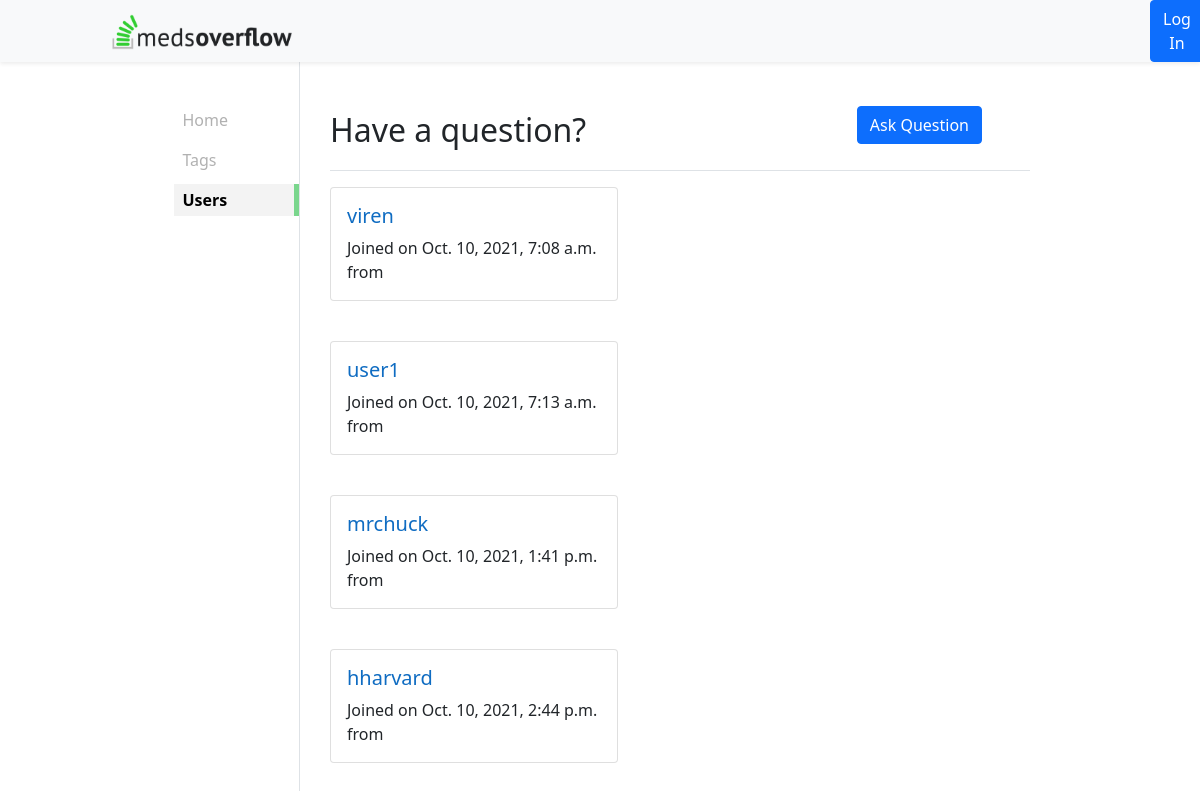
Before: /allusers with the older database file.
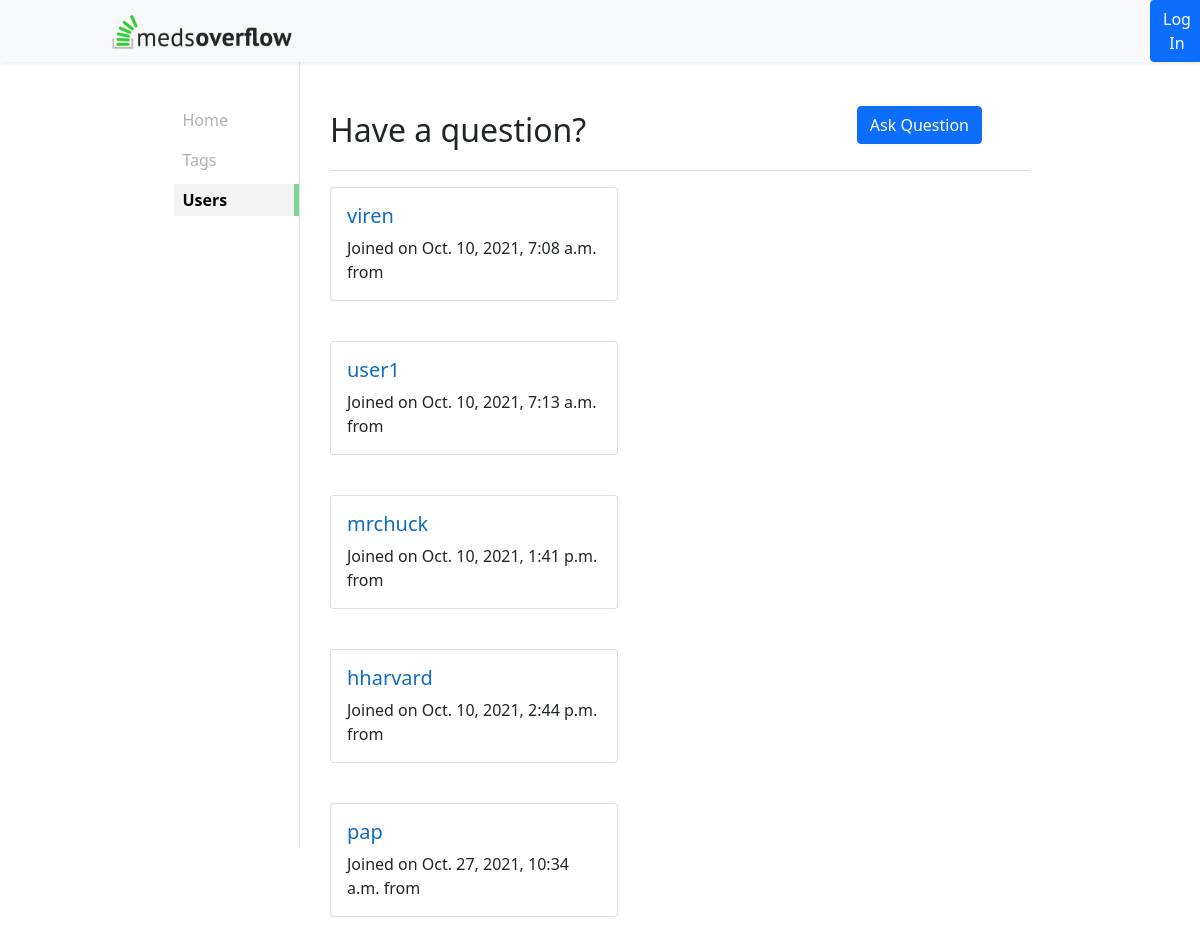
After: the same page with the newer database file.
### mainframe/models.py (models this page shows, shortened)
class User(models.Model):
    user = models.OneToOneField(authUser, on_delete=models.CASCADE)
    username = models.CharField(max_length=30, unique=True)
    first_name = models.CharField(max_length=30, null=True)
    last_name = models.CharField(max_length=50, null=True)
    email_id = models.EmailField(unique=True)
    country = models.CharField(max_length=50, null=True)
    rating = models.IntegerField(default=2)
    joined_on = models.DateTimeField(auto_now=True)
    USERNAME_FIELD = 'username'
    roles = models.ManyToManyField(Role)

### mainframe/views.py (the view)
# urls.py: path('allusers', views.AllUsers.as_view(), name='allusers'),
class AllUsers(TemplateView):
    def get(self, request):
        users = User.objects.all()
        context = { 'myuser' : Home.getUser(self, request), 'users' : users}
        return render(request, 'users.html', context)

### mainframe/views.py (called while the page is built)
    def getUser(self, request):
        if request.user.is_authenticated:
            usr = request.user
            myuser = User.objects.get(username = usr.username)
            return myuser
        return

### mainframe/templates/users.html
{% extends 'main.html' %}
{% block users %}
{% for u in users %}
    <div class="card mt-3" style="width: 18rem;">
        <div class="card-body">
        <a href="{% url 'mainframe:profile' u.id %}"><h5 class="card-title">{{ u.username }}</h5></a>
        <p class="card-text">Joined on {{ u.joined_on }} from {{ user.country }}</p>
        </div>
    </div>
    <br>
{% endfor %}
{% endblock users %}

### mainframe/templates/main.html (shortened to what this page needs)
{% load static %}
<!DOCTYPE html>
<html lang="en">
    <head>
        <link rel="stylesheet" href="{% static '/css/main.css' %}">
        <link href="https://cdn.jsdelivr.net/npm/bootstrap@5.1.2/dist/css/bootstrap.min.css" rel="stylesheet">
    </head>
    <body>
        {% include 'navbar.html' with isLoggedIn=isLoggedIn myuser=myuser myFilter=myFilter %}
        <div class="fluid-container mt-5 mb-5">
            {% include 'left_panel.html' %}
            <div class="col-7 px-0 middle-panel">
                {% if 'profile' not in request.path and 'login' not in request.path and 'register' not in request.path%}
                    {% include 'ask_question.html' %}
                {% endif %}
                {% block users %}
                {% endblock users %}
            </div>
        </div>
    </body>
</html>

### mainframe/templates/navbar.html (shortened to what this page needs)
{% load static %}
 <nav class="navbar navbar-expand-lg fixed-top navbar-light p-0 bg-light shadow-sm">
    <div class="container-fluid p-0">
        <div class="col-3">
            <a class="navbar-brand block float-end py-2 px-2 me-0" href="{% url 'mainframe:home' %}">
                <img src="{% static '/images/medsoverflow.png' %}" alt="" width="180" class="d-inline-block align-text-top">
            </a>
        </div>
        <div class="col-3">
            <div class="collapse navbar-collapse" id="navbarSupportedContent">
                {% if myuser %}
                    <div class="float-end me-0" style="margin-left: 250px;">
                        <a href="{% url 'mainframe:logout' %}" class="btn btn-secondary">Log Out</a>
                    </div>
                {% elif not myuser %}
                    <div class="float-end me-0" style="margin-left: 250px;">
                        <a href="{% url 'mainframe:login' %}" class="btn btn-primary">Log In</a>
                    </div>
                {% endif %}
            </div>
        </div>
    </div>
</nav>

### mainframe/templates/left_panel.html
<div class="col-3 py-5 border-end px-0 mt-0 position-fixed" style="height: 100vh;">
    <div class="col-5 lh-lg float-end">
        <div class="my-2 ps-2 panel-item {% if request.path_info == '/' %} active {% endif %}"><a href="{% url 'mainframe:home' %}">Home</a></div>
        <div class="my-2 ps-2 panel-item {% if 'tag' in request.path_info %} active {% endif %}"><a href="{% url 'mainframe:alltags' %}">Tags</a></div>
        <div class="my-2 ps-2 panel-item {% if 'users' in request.path_info or 'profile' in request.path_info %} active {% endif %}"><a href="{% url 'mainframe:allusers' %}">Users</a></div>
    </div>
</div>

### mainframe/templates/ask_question.html
<div class="mt-5 border-bottom">
    <div class="row align-middle">
        <p>
            <span class="fs-2">Have a question?</span>
            <a href="{% url 'mainframe:ask' %}"><button type="button" class="btn float-end me-5 btn-primary">Ask Question</button></a>
        </p>
    </div>
</div>

### static/css/main.css (style rules this page uses)
body { font-family: 'Tangerine', serif; font-size: 48px; }
.middle-panel { margin-left: calc(25% + 30px); padding-top: 10px; }
.card a { text-decoration: none; color: #0F6CC2; }
.panel-item a { text-decoration: none; color: #b1b1b1; }
.panel-item.active a { color: black; }
.panel-item.active { background-color: #f3f3f3; font-weight: bold; border-right: 5px solid rgb(122, 214, 141); }
a { text-decoration: none !important; }

Changed rows visible on the page:
added User: username "pap", joined_on "Oct. 27, 2021, 10:34 a.m."
